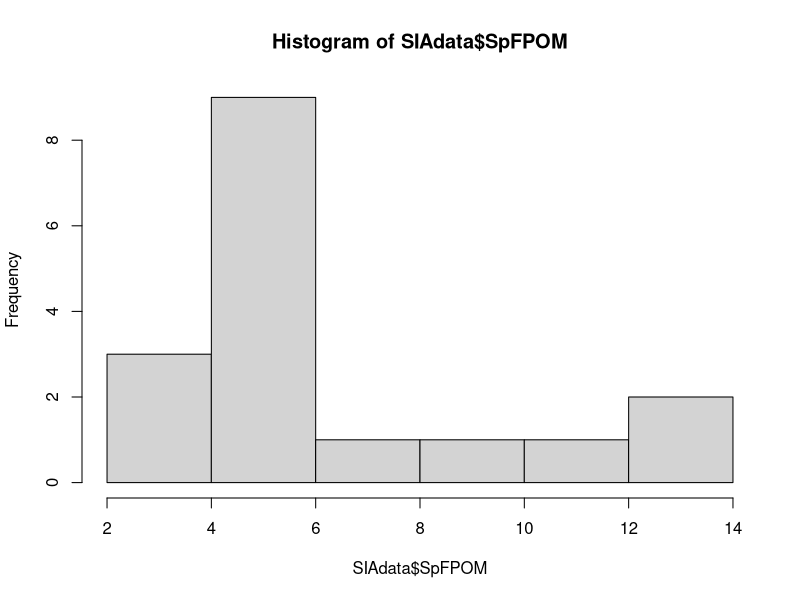
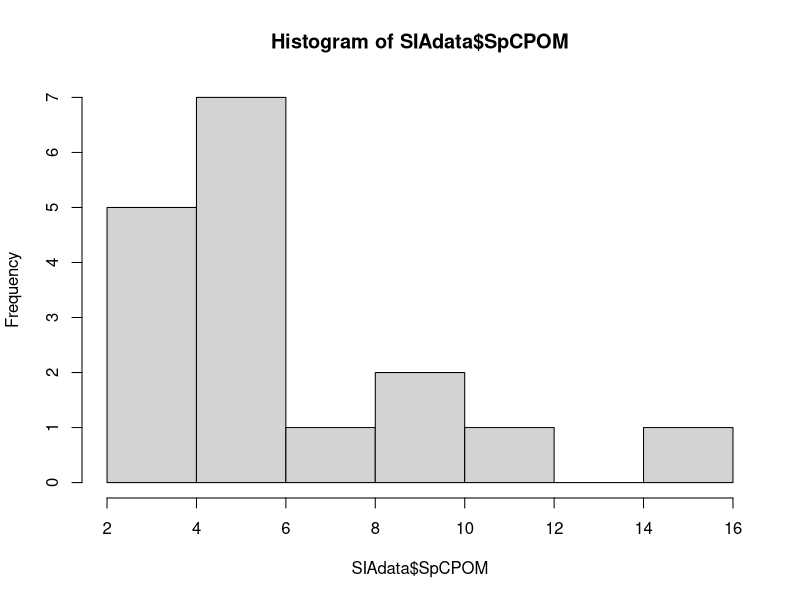
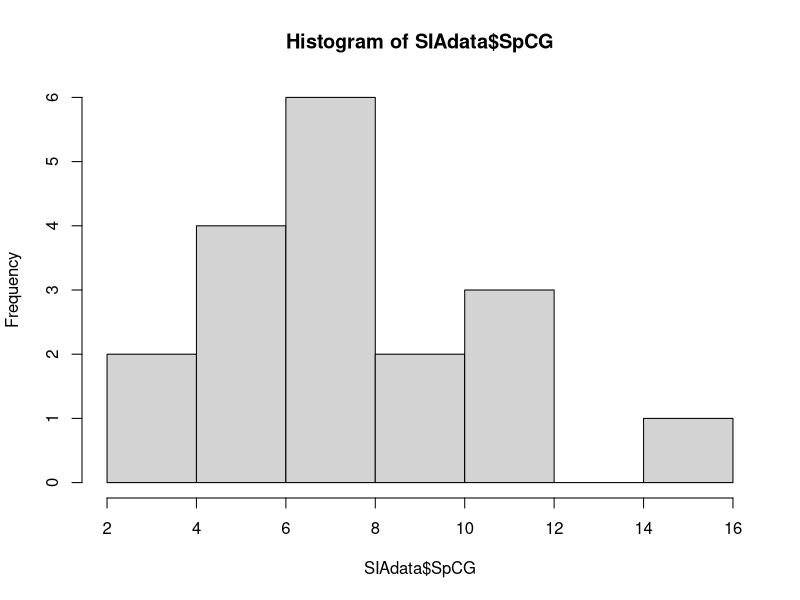
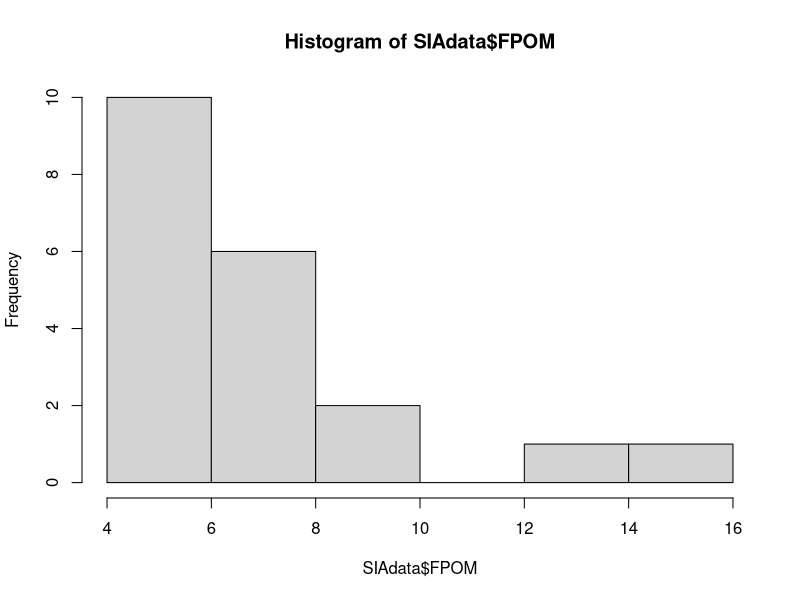
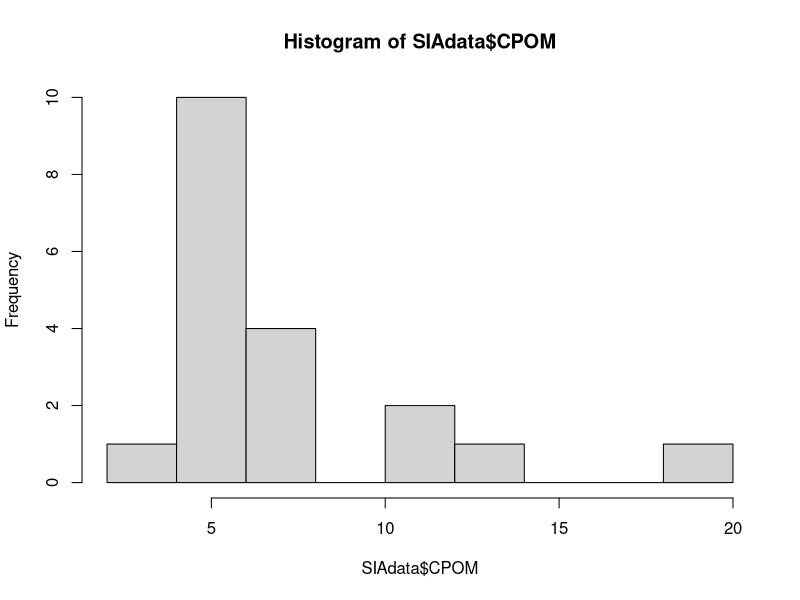
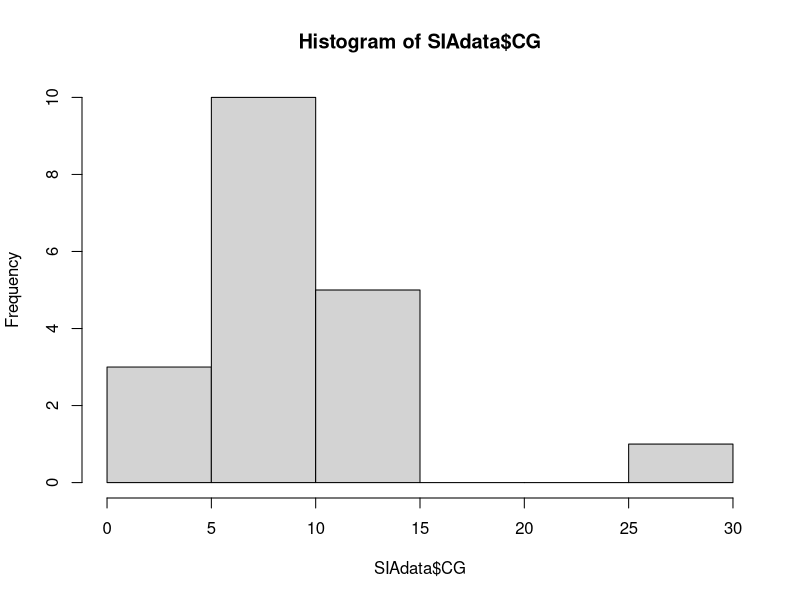
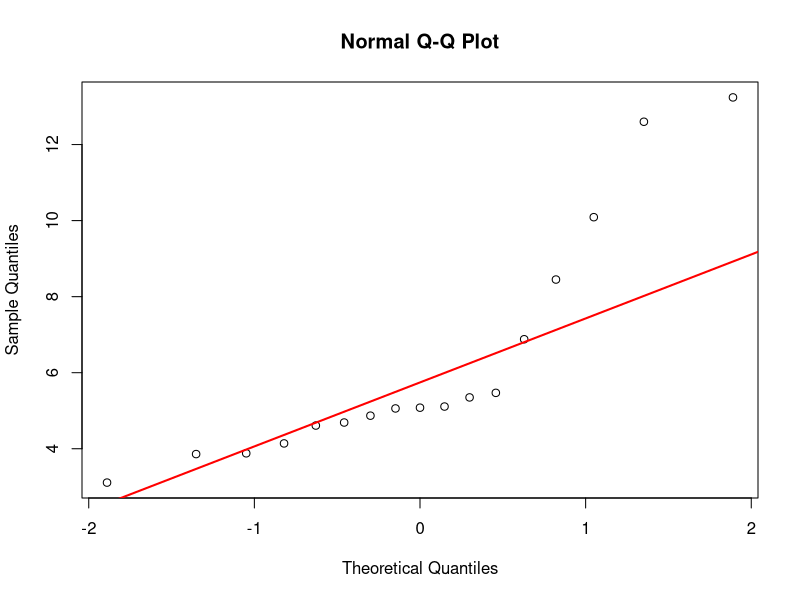
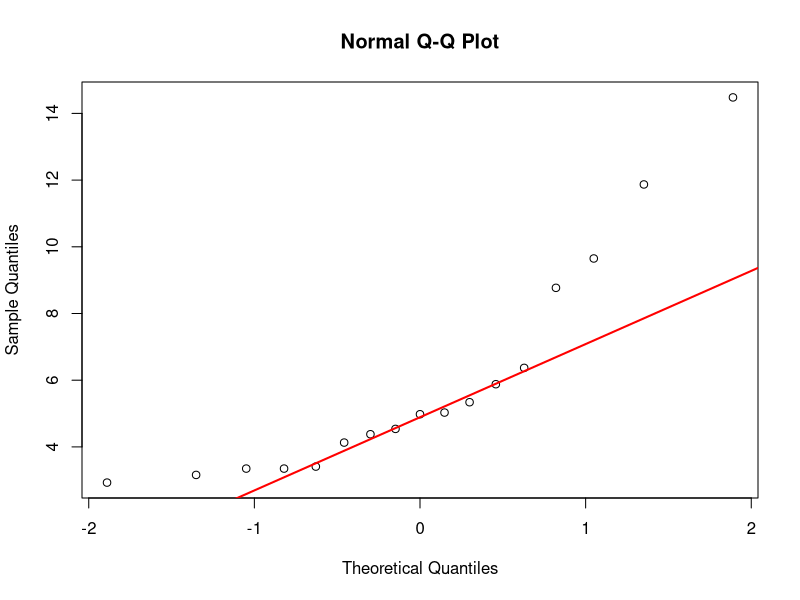

Write the R code that produced these figures, in order.
## ---- chunk 1
SIAdata=read.csv("SIAData_edit.csv")
summary(SIAdata)
install.packages("tidyverse")
library(tidyverse)
library(vegan)
## ---- chunk 2
hist(SIAdata$SpFPOM)
hist(SIAdata$SpCPOM)
hist(SIAdata$SpCG)
hist(SIAdata$FPOM)
hist(SIAdata$CPOM)
hist(SIAdata$CG)
## ---- chunk 3
qqnorm(SIAdata$SpFPOM)
qqline(SIAdata$SpFPOM,col="red",lwd=2)

qqnorm(SIAdata$SpCPOM)
qqline(SIAdata$SpCPOM,col="red",lwd=2)

qqnorm(SIAdata$SpCG)
qqline(SIAdata$SpCG,col="red",lwd=2)

qqnorm(SIAdata$FPOM)
qqline(SIAdata$FPOM,col="red",lwd=2)

qqnorm(SIAdata$CPOM)
qqline(SIAdata$CPOM,col="red",lwd=2)

qqnorm(SIAdata$CG)
qqline(SIAdata$CG,col="red",lwd=2)
## ---- chunk 4
shapiro.test(SIAdata$SpFPOM)
shapiro.test(SIAdata$SpCPOM)
shapiro.test(SIAdata$SpCG)
shapiro.test(SIAdata$FPOM)
shapiro.test(SIAdata$CPOM)
shapiro.test(SIAdata$CG)
## ---- chunk 5
tf.SPFPOM=log2(SIAdata$SpFPOM)
tf.SPCPOM=log2(SIAdata$SpCPOM)
tf.SPCG=log2(SIAdata$SpCG)
tf.FPOM=log2(SIAdata$FPOM)
tf.CPOM=log2(SIAdata$CPOM)
tf.CG=log2(SIAdata$CG)

hist(tf.SPFPOM)
hist(tf.SPCPOM)
hist(tf.SPCG)
hist(tf.FPOM)
hist(tf.CPOM)
hist(tf.CG)

shapiro.test(tf.SPFPOM)
shapiro.test(tf.SPCPOM)
shapiro.test(tf.SPCG)
shapiro.test(tf.FPOM)
shapiro.test(tf.CPOM)
shapiro.test(tf.CG)
## ---- chunk 6
tf.data=data.frame('SiteID'=SIAdata$SiteID,'CropCover'=SIAdata$CropCover,'LivestockDens'=SIAdata$LivestockDens,'WWDens'=SIAdata$WWDens,tf.SPCPOM,tf.SPFPOM,tf.SPCG,tf.FPOM,tf.CPOM,tf.CG)

## ---- chunk 7
plot(tf.data$CropCover,tf.data$tf.SPCPOM)
plot(tf.data$CropCover,tf.data$tf.SPFPOM)
plot(tf.data$CropCover,tf.data$tf.SPCG)
plot(tf.data$CropCover,tf.data$tf.CPOM)
plot(tf.data$CropCover,tf.data$tf.FPOM)
plot(tf.data$CropCover,tf.data$tf.CG)
plot(tf.data$LivestockDens,tf.data$tf.SPCPOM)
plot(tf.data$LivestockDens,tf.data$tf.SPFPOM)
plot(tf.data$LivestockDens,tf.data$tf.SPCG)
plot(tf.data$LivestockDens,tf.data$tf.CPOM)
plot(tf.data$LivestockDens,tf.data$tf.FPOM)
plot(tf.data$LivestockDens,tf.data$tf.CG)
plot(tf.data$WWDens,tf.data$tf.SPCPOM)
plot(tf.data$WWDens,tf.data$tf.SPFPOM)
plot(tf.data$WWDens,tf.data$tf.SPCG)
plot(tf.data$WWDens,tf.data$tf.CPOM)
plot(tf.data$WWDens,tf.data$tf.FPOM)
plot(tf.data$WWDens,tf.data$tf.CG)
## ---- chunk 8
cor(tf.data$CropCover,tf.data$tf.SPCPOM,use="complete.obs",method="pearson")
cor(tf.data$CropCover,tf.data$tf.SPFPOM,use="complete.obs",method="pearson")
cor(tf.data$CropCover,tf.data$tf.SPCG,use="complete.obs",method="pearson")
cor(tf.data$CropCover,tf.data$tf.CPOM,use="complete.obs",method="pearson")
cor(tf.data$CropCover,tf.data$tf.FPOM,use="complete.obs",method="pearson")
cor(tf.data$CropCover,tf.data$tf.CG,use="complete.obs",method="pearson")

## ---- chunk 9
cor(tf.data$LivestockDens,tf.data$tf.SPCPOM,use="complete.obs",method="pearson")
cor(tf.data$LivestockDens,tf.data$tf.SPFPOM,use="complete.obs",method="pearson")
cor(tf.data$LivestockDens,tf.data$tf.SPCG,use="complete.obs",method="pearson")
cor(tf.data$LivestockDens,tf.data$tf.CPOM,use="complete.obs",method="pearson")
cor(tf.data$LivestockDens,tf.data$tf.FPOM,use="complete.obs",method="pearson")
cor(tf.data$LivestockDens,tf.data$tf.CG,use="complete.obs",method="pearson")
## ---- chunk 10
cor(tf.data$WWDens,tf.data$tf.SPCPOM,use="complete.obs",method="pearson")
cor(tf.data$WWDens,tf.data$tf.SPFPOM,use="complete.obs",method="pearson")
cor(tf.data$WWDens,tf.data$tf.SPCG,use="complete.obs",method="pearson")
cor(tf.data$WWDens,tf.data$tf.CPOM,use="complete.obs",method="pearson")
cor(tf.data$WWDens,tf.data$tf.FPOM,use="complete.obs",method="pearson")
cor(tf.data$WWDens,tf.data$tf.CG,use="complete.obs",method="pearson")
## ---- chunk 11
lm1=glm(tf.data$CropCover~tf.data$tf.SPCPOM)
summary(lm1)
lm2=glm(tf.data$CropCover~tf.data$tf.SPFPOM)
summary(lm2)
lm3=glm(tf.data$CropCover~tf.data$tf.SPCG)
summary(lm3)
lm4=glm(tf.data$CropCover~tf.data$tf.CPOM)
summary(lm4)
lm5=glm(tf.data$CropCover~tf.data$tf.FPOM)
summary(lm5)
lm6=glm(tf.data$CropCover~tf.data$tf.CG)
summary(lm6)
## ---- chunk 12
lm7=glm(tf.data$LivestockDens~tf.data$tf.SPCPOM)
summary(lm7)
lm8=glm(tf.data$LivestockDens~tf.data$tf.SPFPOM)
summary(lm8)
lm9=glm(tf.data$LivestockDens~tf.data$tf.SPCG)
summary(lm9)
lm10=glm(tf.data$LivestockDens~tf.data$tf.CPOM)
summary(lm10)
lm11=glm(tf.data$LivestockDens~tf.data$tf.FPOM)
summary(lm11)
lm12=glm(tf.data$LivestockDens~tf.data$tf.CG)
summary(lm12)
## ---- chunk 13
lm13=glm(tf.data$WWDens~tf.data$tf.SPCPOM)
summary(lm13)
lm14=glm(tf.data$WWDens~tf.data$tf.SPFPOM)
summary(lm14)
lm15=glm(tf.data$WWDens~tf.data$tf.SPCG)
summary(lm15)
lm16=glm(tf.data$WWDens~tf.data$tf.CPOM)
summary(lm16)
lm17=glm(tf.data$WWDens~tf.data$tf.FPOM)
summary(lm17)
lm18=glm(tf.data$WWDens~tf.data$tf.CG)
summary(lm18)
## ---- chunk 14
library(ade4)
library(vegan)
library(gclus)
library(ape)

clean.tf.data=na.omit(tf.data) #listwise deletion of missing data
rownames(clean.tf.data)=clean.tf.data[,1]
clean.tf.data=clean.tf.data[,-1]
cluster=hclust(dist(scale(clean.tf.data)), "ward.D")
plot(cluster)
